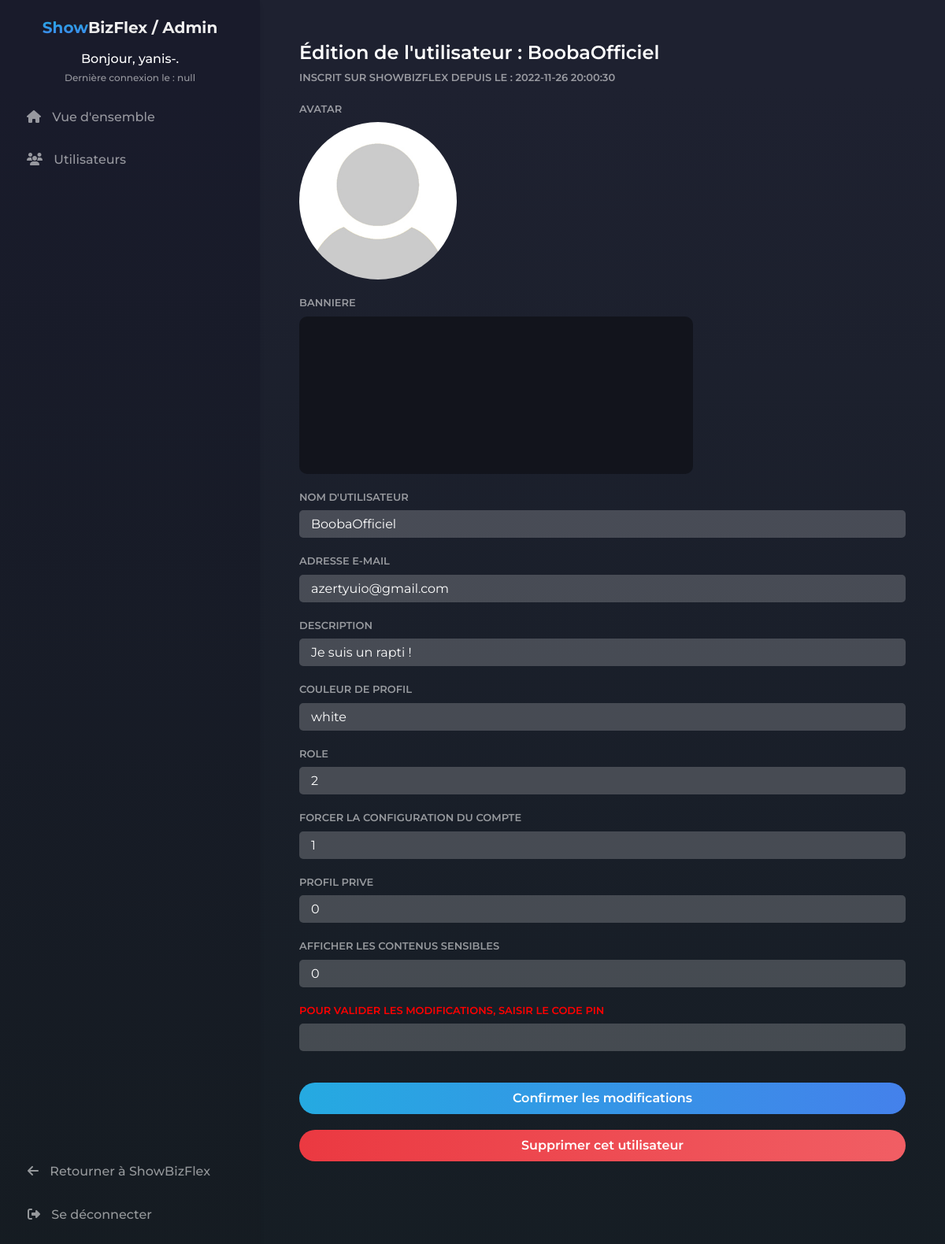
/admin/?module=users&action=editUser&id=12 (signed in), run on the app's committed database.
### tables this page shows
CREATE TABLE `User` (
  `id` bigint(20) UNSIGNED NOT NULL,
  `username` varchar(50) NOT NULL,
  `email` varchar(60) NOT NULL,
  `password` varchar(255) NOT NULL,
  `idRole` bigint(20) UNSIGNED NOT NULL,
  `register_date` datetime NOT NULL DEFAULT CURRENT_TIMESTAMP,
  `show_setup` tinyint(1) NOT NULL,
  `avatar_file` tinytext NOT NULL,
  `banner_file` tinytext NOT NULL,
  `about` text,
  `color` tinytext NOT NULL,
  `forgot_auth` mediumtext,
  `adult` tinyint(1) NOT NULL,
  `private` tinyint(1) NOT NULL
);

### admin/Modules/ModUsers/Cont_Users.php (called while the page is built, shortened)
<?php
require_once('Model_Users.php');
require_once('View_Users.php');
class ContUsers
{
    private $view;
    public function __construct()
    {
        $this->view = new ViewUsers();
    }
    public function editUser() {
        $this->view->show_editUser_form();
    }
    public function exec() {
        $this->view->view();
    }
}

### admin/Controller.php (called while the page is built, shortened)
<?php
class Controller
{
    private $module;
    public function __construct()
    {
        $this->module = isset($_GET['module']) ? $_GET['module'] : "panel";
    }
    public function exec()
    {
        switch ($this->module) {
            case 'users':
                new ModUsers();
            break;
        }
    }
}
?>

### admin/index.php (called while the page is built, shortened)
<?php
include_once("Controller.php");
$controller = new Controller();
$controller->exec();
include_once('Layout.php');
?>

### admin/Modules/ModUsers/Model_Users.php (called while the page is built, shortened)
<?php
class ModelUsers extends PDOConnection
{
    public function getUserDetails($id) {
        $stmt = parent::$db->prepare("SELECT * FROM User WHERE id=:id");
        $stmt->bindParam(":id", $id);
        $stmt->execute();
        $result = $stmt->fetchAll();
        return $result;
    }
}
?>

### admin/Modules/ModUsers/View_Users.php (the view, shortened to what this page needs)
<?php
require_once("Model_Users.php");
class ViewUsers extends GenericView
{
  private $model;
  public function __construct()
  {
    $this->model = new ModelUsers;
  }
  public function show_editUser_form()
  {
    if (!isset($_SESSION['admin_id'])) {
      header("Location: ./?module=auth&action=login");
    } else {
      $user = $this->model->getUserDetails(htmlspecialchars($_GET['id']));
      echo '<div class="overview-panel">
      <div class="title-account">
          <h1>Édition de l\'utilisateur : ' . $user[0]['username'] . '</h1>
      </div>
      <div class="users-container">
      <label style="margin-bottom: 20px">INSCRIT SUR SHOWBIZFLEX DEPUIS LE : ' . $user[0]['register_date'] . '</label>
      <label for="username">AVATAR</label>
      <img style="width: 200px; height: 200px; border-radius: 50%; margin-bottom: 20px" src="../Assets/images/avatar/' . $user[0]['avatar_file'] . '" />
      <label for="username">BANNIERE</label>
      <img style="width: 500px; height: 200px; border-radius: 10px; margin-bottom: 20px" src="../Assets/images/banner/' . $user[0]['banner_file'] . '" />
      <form class="editUser-form">
          <input class="form-input" type="text" name="id" id="id" value="' . $user[0]['id'] . '" hidden required>
          <label for="username">NOM D\'UTILISATEUR</label>
          <input class="form-input" type="text" name="username" id="username" value="' . $user[0]['username'] . '" required>
          <label for="email">ADRESSE E-MAIL</label>
          <input class="form-input" type="text" name="email" id="email" value="' . $user[0]['email'] . '" required>
          <label for="about">DESCRIPTION</label>
          <input class="form-input" type="text" name="about" id="about" value="' . $user[0]['about'] . '">
          <label for="color">COULEUR DE PROFIL</label>
          <input class="form-input" type="text" name="color" id="color" value="' . $user[0]['color'] . '" required>
          <label for="idRole">ROLE</label>
          <input class="form-input" type="text" name="idRole" id="idRole" value="' . $user[0]['idRole'] . '" required>
          <label for="show_setup">FORCER LA CONFIGURATION DU COMPTE</label>
          <input class="form-input" type="text" name="show_setup" id="show_setup" value="' . $user[0]['show_setup'] . '" required>
          <label for="private">PROFIL PRIVE</label>
          <input class="form-input" type="text" name="private" id="private" value="' . $user[0]['private'] . '" required>
          <label for="adult">AFFICHER LES CONTENUS SENSIBLES</label>
          <input class="form-input" type="text" name="adult" id="adult" value="' . $user[0]['adult'] . '" required>
          <label for="pin" style="margin-top: 20px; color: red">POUR VALIDER LES MODIFICATIONS, SAISIR LE CODE PIN</label>
          <input class="form-input" type="password" name="pin" id="pin" maxlength="6" required>
      </form>
          <button id="editUserButton" class="btngradient btngradient-hover color-9 full" style="margin-top: 20px;">Confirmer les modifications</button>
          <button id="deleteUserButton" class="btngradient btngradient-hover color-11 full" style="margin-top: 20px;">Supprimer cet utilisateur</button>
      </div>
  </div>';
    }
  }
}
?>

### admin/Assets/css/style.css (style rules this page uses)
:root { --primary-color: linear-gradient(180.2deg, rgb(30, 33, 48) 6.8%, rgb(19, 28, 32) 131%); --darker-primary-color: linear-gradient(180.2deg, rgb(25, 27, 43) 6.8%, rgb(20, 28, 31) 131%); --more-darker-primary-color: linear-gradient(180.2deg, rgb(29, 30, 46) 6.8%, rgb(17, 25, 27) 131%); --primary-text-color: #3f86ed; --primary-gradient: linear-gradient(to right, #25aae1, #4481eb, #04befe, #3f86ed); --secondary-color: rgb(255, 255, 255); --tran-05: all 0.5s ease; --tran-03: all 0.3s ease; --tran-03: all 0.2s ease; }
html { height: auto }
body { font-family: 'Montserrat', sans-serif; font-weight: normal; font-style: normal; -webkit-font-smoothing: antialiased; margin: 3px auto 60px; background: linear-gradient(180.2deg, rgb(30, 33, 48) 6.8%, rgb(19, 28, 32) 131%); color: rgba(255, 255, 255, 0.55); display: flex; flex-direction: column; min-height: 100vh }
.btngradient-hover.color-9 { background-image: linear-gradient(to right, #25aae1, #4481eb, #04befe, #3f86ed); box-shadow: 0 0 rgba(65, 132, 234, 0.75) }
.btngradient-hover.color-11 { background-image: linear-gradient(to right, #eb3941, #f15e64, #e14e53, #e2373f); box-shadow: 0 0 rgba(242, 97, 103, .4) }
.btngradient { text-align: center }
.btngradient-hover { width: 150px; font-weight: 600; color: #fff; cursor: pointer; height: 40px; text-align: center; border: none; background-size: 300% 100%; border-radius: 50px; moz-transition: all .4s ease-in-out; -o-transition: all .4s ease-in-out; -webkit-transition: all .4s ease-in-out; transition: all .4s ease-in-out }
input, label { display: block }
label { font-weight: 600; font-size: small; margin-bottom: 7px }
.form-input { width: 100%; height: 35px; padding-left: 15px; border: none; border-radius: 5px; margin-bottom: 20px; background: rgba(255, 255, 255, .2); color: #fff }
.full { width: 100% }
.overview-panel { width: 100%; }
.overview-panel h1 { color: white; font-size: 24px; margin-bottom: 1%; font-weight: 600; }
.title-account { display: flex; justify-content: space-between; }

### data on the page
user: username "BoobaOfficiel", register_date "2022-11-26 20:00:30", avatar_file (picture), banner_file (picture), email "azertyuio@gmail.com", about "Je suis un rapti !", color "white", idRole "2", show_setup "1", private "0", adult "0"

### other printed values
$_SESSION['admin_username'] "yanis-"
